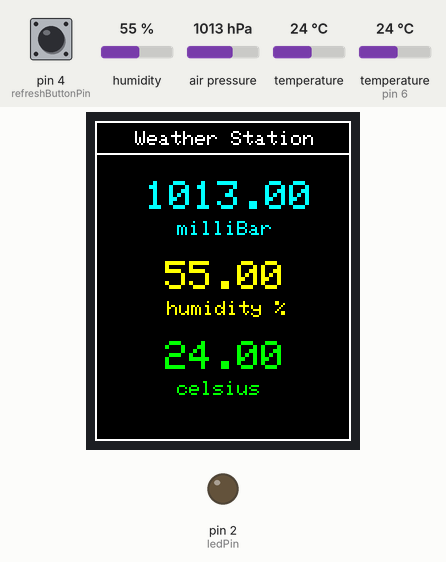
Recording of a sketch running on a simulated Arduino Uno, built with avr-gcc and run on an emulated ATmega328P. On the bench: 128×160 colour display, output pins drawn as LEDs (lit = HIGH). The inputs (shaded band) are chosen by the test bench; at power-on: pin 4 (refreshButtonPin) LOW, humidity 55 %, air pressure 1013 hPa, temperature 24 °C, temperature (sensor on pin 6) 24 °C. What the sketch prints to the serial monitor is not drawn.

Above: at 1.4 s.
1.5 s: pin 4 (refreshButtonPin) pulled HIGH for 0.15 s
At 1.56 s:
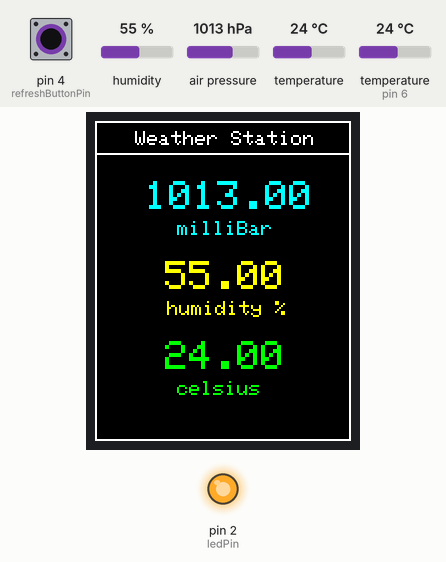
Timing chart, 0 to 31.7 s (numbered marks = the images above; inputs shaded):
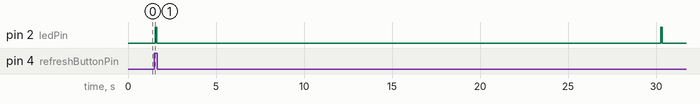

The sketch:

WeatherStation.ino
```cpp
// (licence header left out)
#include <SPI.h>
#include <Wire.h>
#include <Timer.h>
#include <Adafruit_GFX.h>
#include <Adafruit_ST7735.h>
#include <Adafruit_Sensor.h>
#include <Adafruit_BMP085_U.h>
#include <DHT.h>

// DHT-22 pressure sensor type and pin definitions
#define DHT_TYPE DHT22   // DHT 22  (AM2302)
#define DHT_PIN 6

//Define the Arduino pin numbers for the TFT screen
#define TFT_CS     10
#define TFT_RST    9
#define TFT_DC     8
#define TFT_SCLK   13
#define TFT_MOSI   11

// Library initializations
Adafruit_ST7735 tft = Adafruit_ST7735(TFT_CS, TFT_DC, TFT_RST);
Adafruit_BMP085_Unified bmp = Adafruit_BMP085_Unified(10085);
DHT dht = DHT(DHT_PIN, DHT_TYPE);

// Pin number of the LED
const int ledPin = 2;

// Pin numbers for the refresh button
const int refreshButtonPin = 4;
// Status indication for the buttons - 0 = not pressed, 1 = pressed
int refreshButtonState = 0;
// The previous reading from the input pin
int lastRefreshButtonState = LOW;
// The last time the output pin was toggled
long lastRefreshDebounceTime = 0;
const long debounceDelay = 50;

// Initialize the Timer
Timer timer;
// Timer refresh period in milliSeconds - 1 sec = 1000 milliSec
unsigned long refreshPeriod = 30000; // 30 seconds

// Preferences - Set the test mode
const bool testMode = true;

//The setup function is called once at startup of the sketch
void setup() {

  // Initialize the Serial Monitor in test mode
  if (testMode) {
    Serial.begin(19200);
    Serial.println("Weather Station Started");
  }

  // Initialize the LED pin
  pinMode(ledPin, OUTPUT);
  // Initialize the button pins
  pinMode(refreshButtonPin, INPUT);

  // Initialize the TFT screen
  tft.initR(INITR_BLACKTAB);

  // Display the screen scaffolding - title & borders
  displayScreen();

  // Initialize the DHT-22 pressure sensor
  dht.begin();

  // Initialize the BMP-085 pressure sensor
  if (!bmp.begin()) {
    Serial.print("No BMP-085 pressure sensor was detected!");
  } else {
    retrieveAndDrawSensorData();
  }

  // Refresh the screen according to the predefined refresh period
  timer.every(refreshPeriod, refreshScreen);
}

// The loop function is called in an endless loop
void loop() {

  /////////////////////
  // Button Handling //
  /////////////////////

  // Read the state of the switch into a local variables
  int refreshReading = digitalRead(refreshButtonPin);

  // check to see if you just pressed the button
  // (i.e. the input went from LOW to HIGH),  and you've waited
  // long enough since the last press to ignore any noise:

  // If the switch changed, due to noise or pressing reset the debouncing timer
  if (refreshReading != lastRefreshButtonState) {
    lastRefreshDebounceTime = millis();
  }

  if ((millis() - lastRefreshDebounceTime) > debounceDelay) {
    // whatever the reading is at, it's been there for longer
    // than the debounce delay, so take it as the actual current state:

    // if the button state has changed:
    if (refreshReading != refreshButtonState) {
      refreshButtonState = refreshReading;

      if (refreshButtonState == HIGH) {
        refreshButtonPressed();
      }
    }
  }

  // Save the reading.  Next time through the loop, it'll be the lastButtonState:
  lastRefreshButtonState = refreshReading;

  //////////////////////
  // Other operations //
  //////////////////////

  // Put the indicator LED into its default status
  digitalWrite(ledPin, LOW);

  // Update the Timer
  timer.update();
}

void refreshButtonPressed() {
  if (testMode) {
    //Indicate with the LED that the button was pressed
    digitalWrite(ledPin, HIGH);
  }
  retrieveAndDrawSensorData();
}

void refreshScreen() {
  if (testMode) {
    //Indicate with the LED that the button was pressed
    digitalWrite(ledPin, HIGH);
  }
  retrieveAndDrawSensorData();
}

void displayScreen() {
  //Clear the screen
  tft.fillScreen(ST7735_BLACK);

  // Clear the screen and set text size
  tft.setTextWrap(false);
  tft.setTextSize(1);

  // Display the header of the menu - the header is the first item
  tft.setCursor(20, 5);
  tft.setTextColor(ST7735_WHITE, ST7735_BLACK);
  tft.println("Weather Station");

  // Draw the screen border
  tft.drawRect(0, 0, 128, 160, ST7735_WHITE);

  // Draw separation line
  tft.drawLine(0, 16, tft.width() - 1, 16, ST7735_WHITE);
}

void retrieveAndDrawSensorData() {

  // Retrieve the pressure information from the BMP-085 pressure sensor
  sensors_event_t event;
  bmp.getEvent(&event);

  if (event.pressure) {
    float pressure;
    float temperature;
    float altitude;

    pressure = event.pressure;

    // Retrieve the temperature and altitude information
    bmp.getTemperature(&temperature);
    altitude = bmp.pressureToAltitude(pressure, SENSORS_PRESSURE_SEALEVELHPA);

    // Retrieve temperature and pressure information from the DHT-22 sensor
    float dhtTemperature = dht.readTemperature();
    float humidity = dht.readHumidity();

    // Display sensor data on the Weather Station screen
    drawSensorData(pressure, dhtTemperature, humidity);

    // Print out debug infromation to the Serial Monitor in test mode
    if (testMode) {
      Serial.println("Sensor data:");
      Serial.print("Pressure: ");
      Serial.print(pressure);
      Serial.println(" milliBar");

      Serial.print("Temperature: ");
      Serial.print(temperature);
      Serial.println(" celsius");

      Serial.print("Altitude: ");
      Serial.print(altitude);
      Serial.println(" meter");

      Serial.print("DHT Temperature: ");
      Serial.print(dhtTemperature);
      Serial.println(" celsius");

      Serial.print("Humidity: ");
      Serial.print(humidity);
      Serial.println(" %");
      Serial.println("");
    }
  } else {
    Serial.println("BMP-085 pressure sensor error!");
  }
}

void drawSensorData(float pressure, float temperature, float humidity) {

  // Draw numerical data
  tft.setTextSize(2);

  tft.setTextColor(ST7735_CYAN, ST7735_BLACK);
  tft.setCursor(25, 30);
  tft.print(pressure);

  tft.setTextColor(ST7735_YELLOW, ST7735_BLACK);
  tft.setCursor(35, 70);
  tft.print(humidity);

  tft.setTextColor(ST7735_GREEN, ST7735_BLACK);
  tft.setCursor(35, 110);
  tft.print(temperature);

  // Draw unit data
  tft.setTextSize(1);

  tft.setTextColor(ST7735_CYAN, ST7735_BLACK);
  tft.setCursor(35, 50);
  tft.print(" milliBar");

  tft.setTextColor(ST7735_YELLOW, ST7735_BLACK);
  tft.setCursor(30, 90);
  tft.print(" humidity %");

  tft.setTextColor(ST7735_GREEN, ST7735_BLACK);
  tft.setCursor(35, 130);
  tft.print(" celsius");
}
```

Measured:
- by itself, pin 2 (ledPin): alternates HIGH for 0.09 s and LOW for 28.6 s
